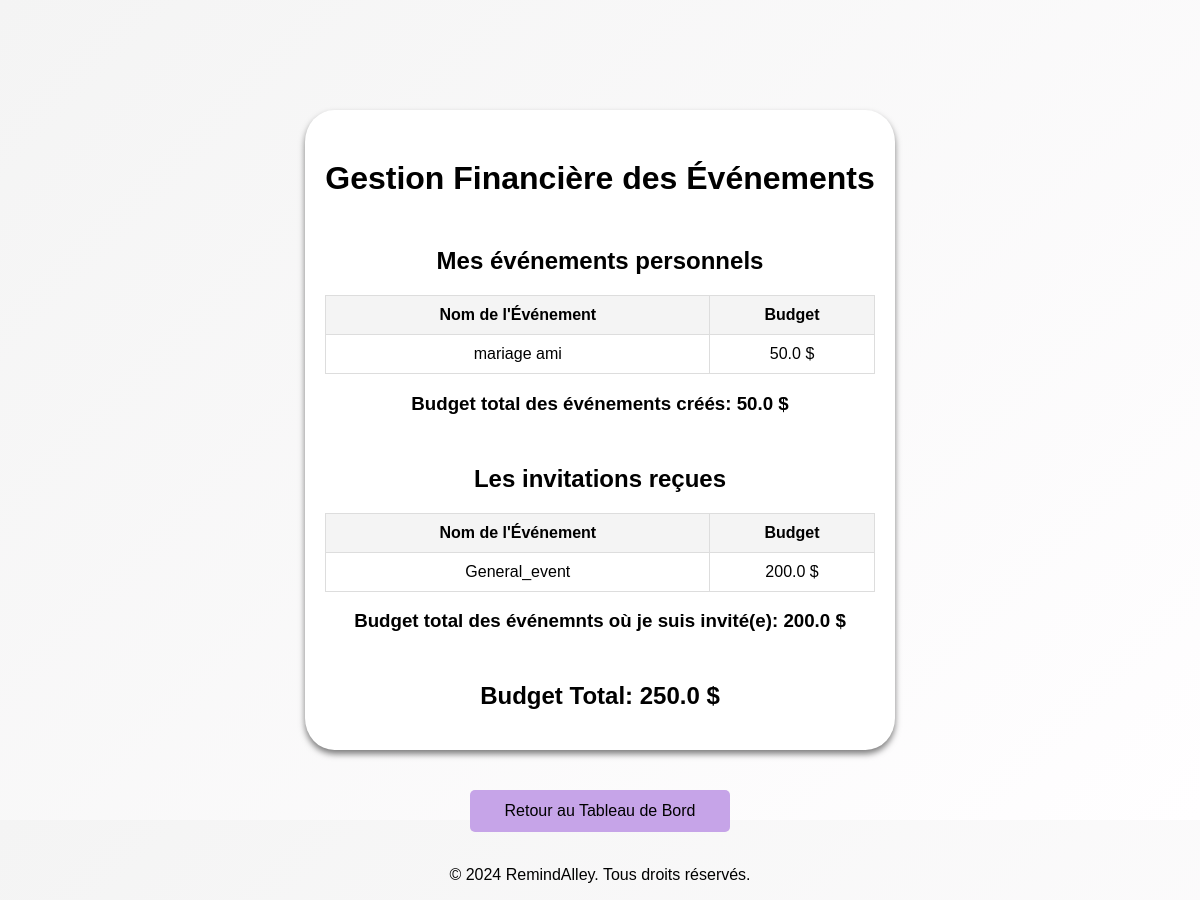
Before: /user/finance (signed in) with the older database file.
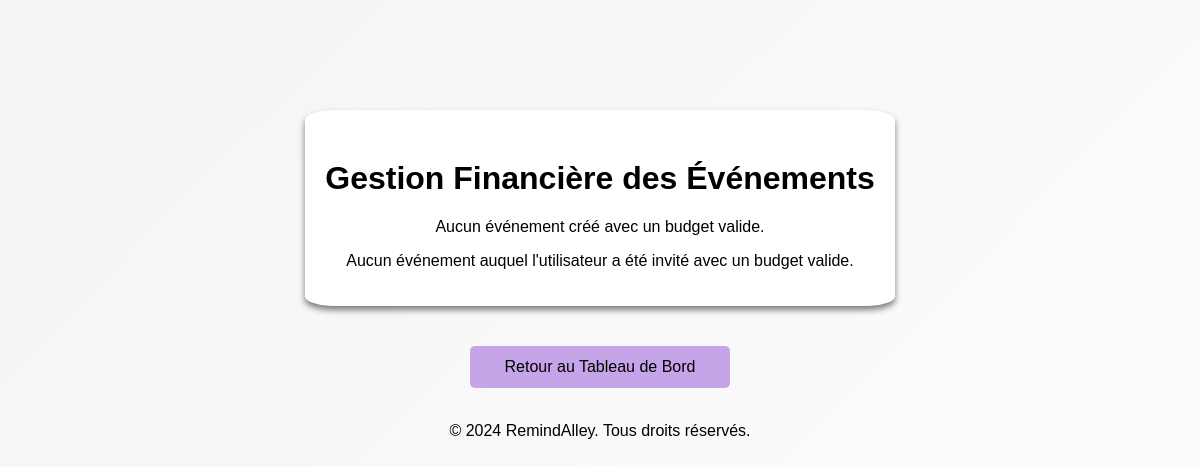
After: the same page with the newer database file.
### app/models/event.py (models this page shows)
class Event(db.Model):
    __tablename__ = 'event'
    id = db.Column(db.Integer, primary_key = True)
    title = db.Column(db.String(120), nullable=False)
    date = db.Column(db.DateTime, nullable=False)
    zoom_link = db.Column(db.String(500))
    budget = db.Column(db.Float)
    cost = db.Column(db.Float)
    description = db.Column(db.String(500))
    comments = db.Column(db.String(500))
    owner_id = db.Column(db.Integer, db.ForeignKey('user.id'), nullable=False)
    event_type = db.Column(db.String(50), nullable=False)
    priority = db.Column(db.String(50), nullable=False)
    location = db.Column(db.String(150))
    marriage_details = db.relationship('MarriageEvent', uselist=False, backref='event', cascade="all, delete-orphan")
    party_details = db.relationship('PartyEvent', uselist=False, backref='event', cascade="all, delete-orphan")
    meeting_details = db.relationship('MeetingEvent', uselist=False, backref='event', cascade="all, delete-orphan")
    festival_details = db.relationship('FestivalEvent', uselist=False, backref='event', cascade="all, delete-orphan")

### app/routes/user.py (the view)
@user_bp.route('/finance')
def finance():
    owned_events = Event.query.filter(Event.owner_id==current_user.id, Event.budget.isnot(None), Event.budget > 0).all()
    invited_events = Event.query.join(Invitation).filter(Invitation.user_id == current_user.id, Event.cost.isnot(None), Event.cost > 0).all()
    total_owned_budget = sum(float(event.budget or 0) for event in owned_events)
    total_invited_budget = sum(float(event.cost or 0) for event in invited_events)
    total_budget = total_owned_budget + total_invited_budget
    return render_template(
        'finance.html',
        owned_events=owned_events,
        invited_events=invited_events,
        total_owned_budget=total_owned_budget,
        total_invited_budget=total_invited_budget,
        total_budget=total_budget
    )

### app/models/user.py (called while the page is built)
    @property
    def is_authenticated(self):
        return True

### app/templates/finance.html (shortened to what this page needs)
<!DOCTYPE html>
<html lang="fr">
<head>
    <link rel="stylesheet" href="{{ url_for('static', filename='css/financeForm.css') }}">
</head>
<body>
    <div class="container">
        <h1>Gestion Financière des Événements</h1>
        {% if owned_events %}
        <h2>Mes événements personnels</h2>
        <table class="table table-bordered">
            <thead>
                <tr>
                    <th>Nom de l'Événement</th>
                    <th>Budget</th>
                </tr>
            </thead>
            <tbody>
                {% for event in owned_events %}
                <tr>
                    <td>{{ event.title }}</td>
                    <td>{{ event.budget }} $</td>
                </tr>
                {% else %}
                <tr>
                    <td colspan="2">Aucun événement créé.</td>
                </tr>
                {% endfor %}
            </tbody>
        </table>
        <h3>Budget total des événements créés: {{ total_owned_budget }} $</h3>
        {% else %}
        <p>Aucun événement créé avec un budget valide.</p>
        {% endif %}
        {% if invited_events %}
        <h2>Les invitations reçues</h2>
        <table class="table table-bordered">
            <thead>
                <tr>
                    <th>Nom de l'Événement</th>
                    <th>Budget</th>
                </tr>
            </thead>
            <tbody>
                {% for event in invited_events %}
                <tr>
                    <td>{{ event.title }}</td>
                    <td>{{ event.cost }} $</td>
                </tr>
                {% else %}
                <tr>
                    <td colspan="2">Aucun événement auquel l'utilisateur a été invité.</td>
                </tr>
                {% endfor %}
            </tbody>
        </table>
        <h3>Budget total des événemnts où je suis invité(e): {{ total_invited_budget }} $</h3>
        {% else %}
        <p>Aucun événement auquel l'utilisateur a été invité avec un budget valide.</p>
        {% endif %}
        {% if total_budget > 0 %}
        <h2>Budget Total: {{ total_budget }} $</h2>
        {% endif %}
    </div>
    <a href="{{ url_for('user.user_dashboard', user_id=current_user.id) }}" class="button">Retour au Tableau de Bord</a>
    <br>
    <footer class="footer_ra">
        <p>&copy; 2024 RemindAlley. Tous droits réservés.</p>
    </footer>
</body>
</html>

Changed rows visible on the page:
removed Event: title "mariage ami", budget "50.0", shown under "Mes événements personnels"
removed Event: title "General_event", cost "200.0", shown under "Les invitations reçues"
Other visible differences:
{{ total_owned_budget }}: "50.0" → (not shown)
{{ total_invited_budget }}: "200.0" → (not shown)
{{ total_budget }}: "250.0" → (not shown)
text no longer shown: "Mes événements personnels Nom de l'Événement Budget Budget total des événements créés: $ Les invitations reçues Nom de l'Événement Budget Budget total des événemnts où je suis invité(e): $ Budget Total: $"
text now shown: "Aucun événement créé avec un budget valide. Aucun événement auquel l'utilisateur a été invité avec un budget valide."
